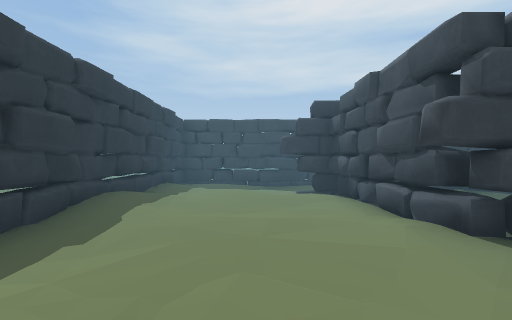
view 1 (above)

24 first-person views from a walk through a scene from a Unity 3-D project. The camera is 1.5 m above the floor, looks level and sees 85° across. Doors are open. The floor is counted in squares, 2 m on a side. Each view is taken from the middle of a square. On the plan, view 1 faces up. The plan holds only what a view shows up to about 10 squares ahead; the rest is blank. The place goes on beyond the plan. The player character is not drawn. Some surface patterns are stand-ins.

view 2
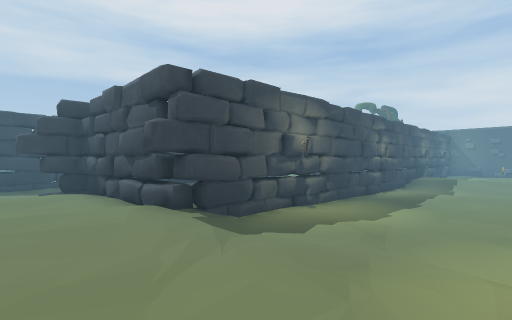

view 3
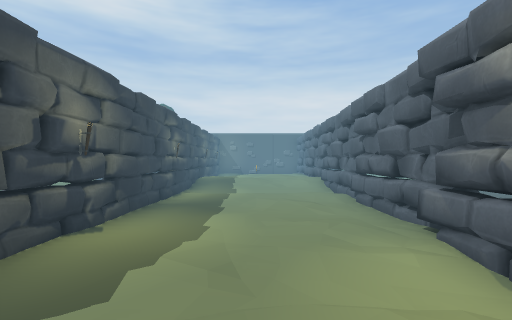

view 4
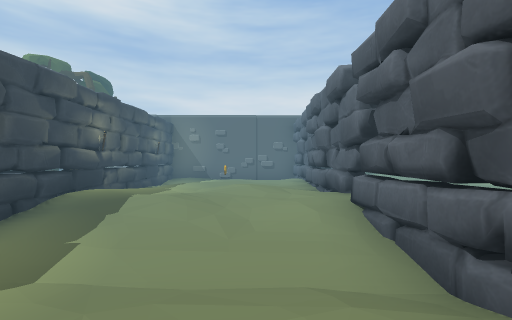

view 5
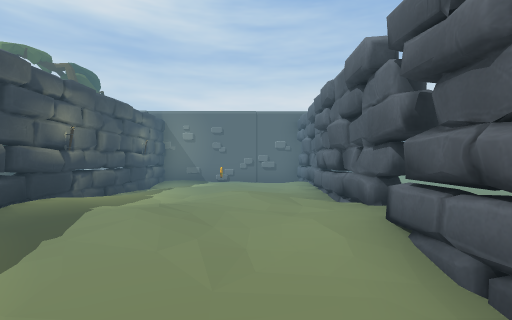

view 6
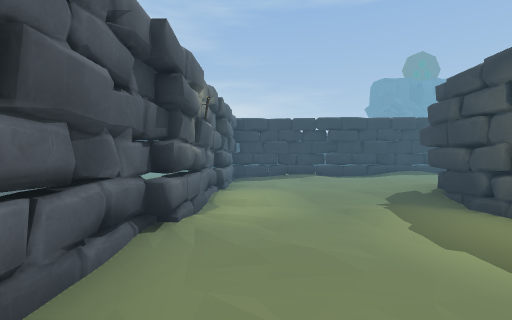

view 7
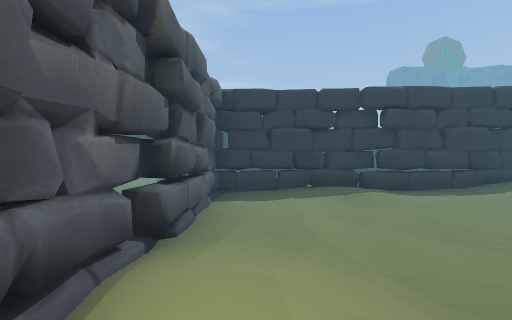

view 8
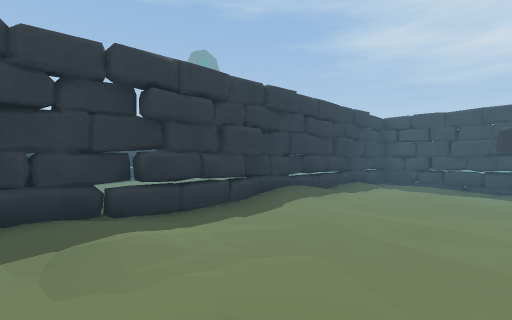

view 9
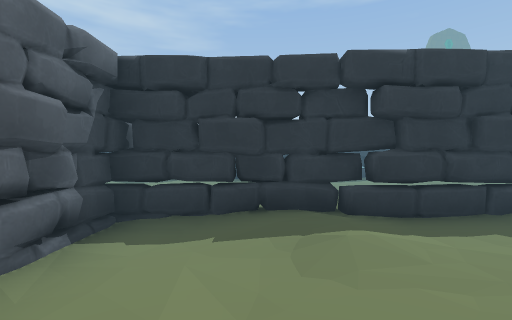

view 10
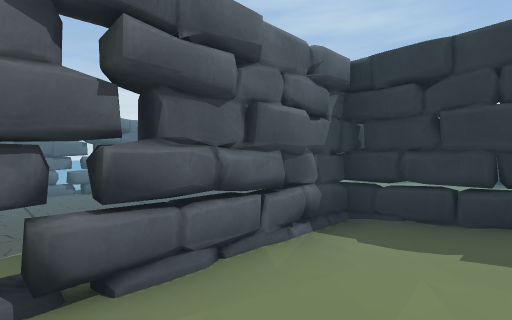

view 11
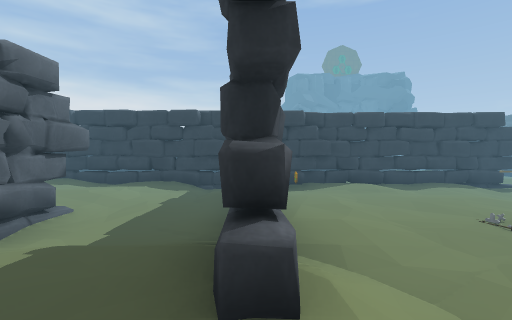

view 12
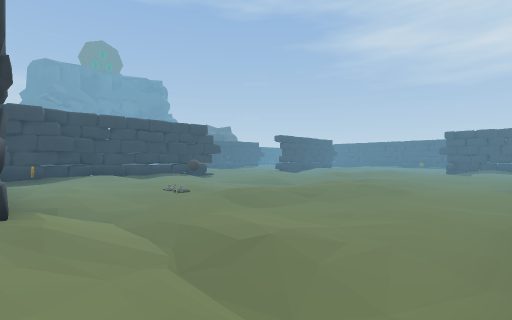

view 13
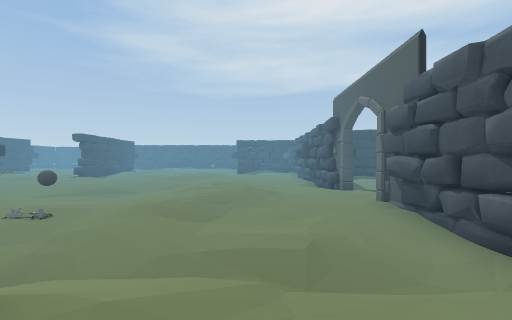

view 14
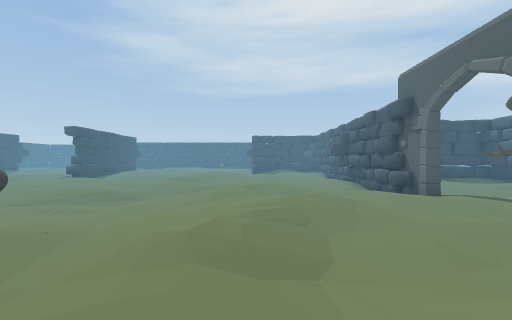

view 15
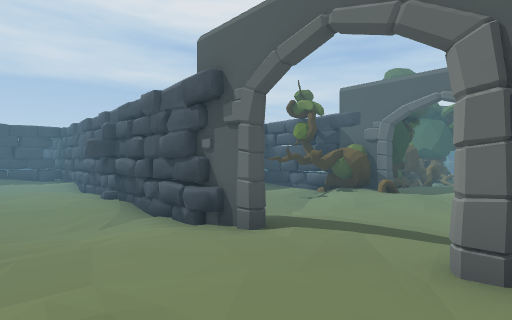

view 16
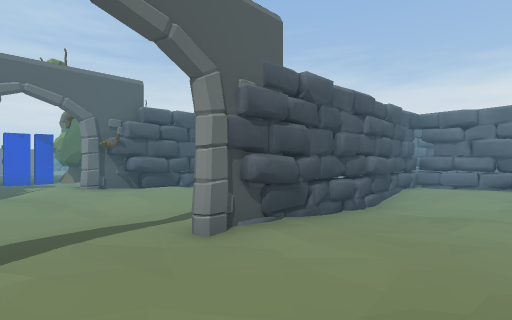

view 17
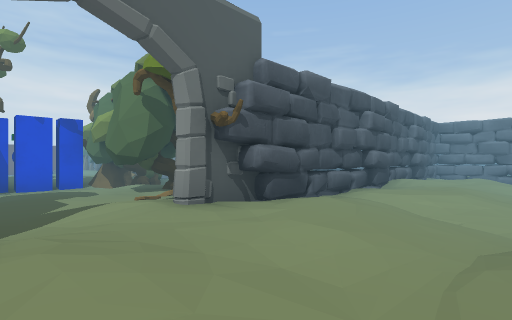

view 18
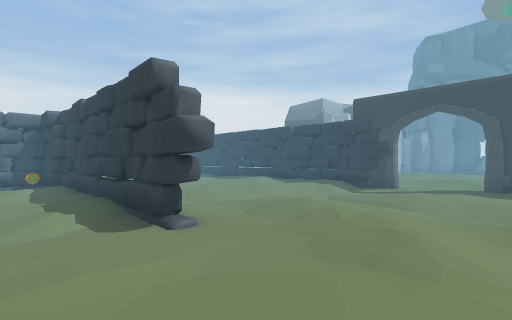

view 19
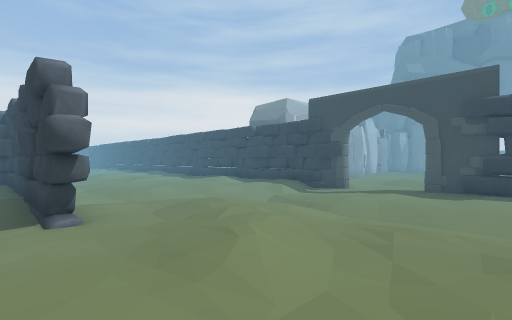

view 20
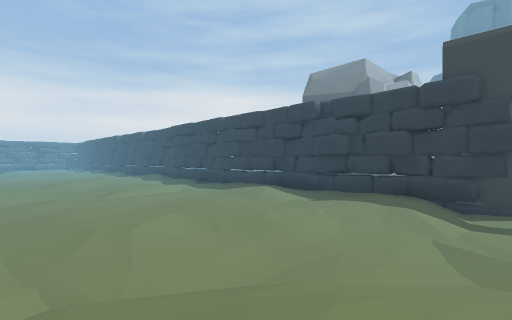

view 21
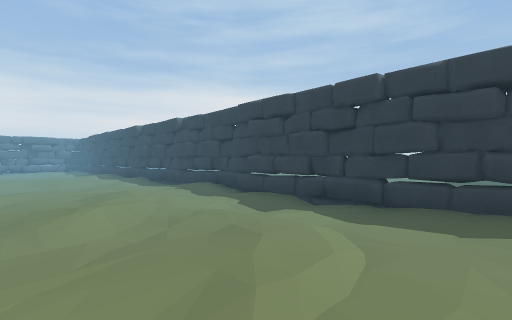

view 22
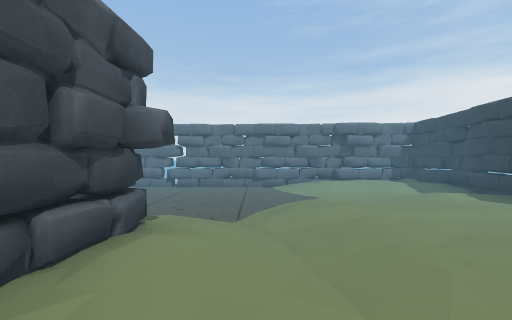

view 23
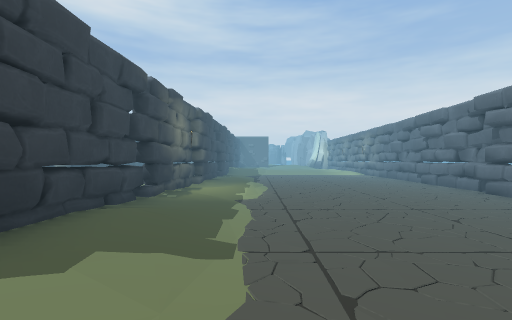

view 24
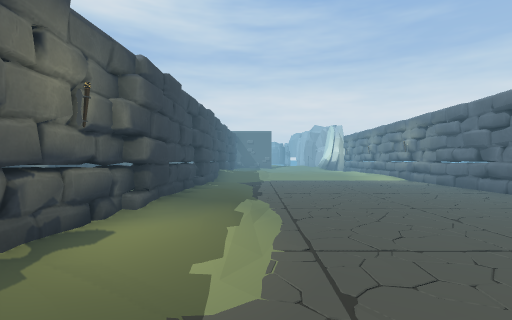

### Floor plan
Key: @ floor where view 1 was taken; # wall or solid block; . main floor; : floor 0.25 m higher than the main floor; - floor 0.25 m lower than the main floor; _ floor 0.5 m lower than the main floor; / step, stairs or slope; D open door; T tree; B grey ball; O other object.
Columns run from 12 left of view 1 to 19 right of it. Each row starts with its distance up from view 1.
 20    #..-::..   ::...#  ###
 19    #..-:......:....#  ..#
 18 ::D#..-.::.......-.##...#
 17 :.DD...::....-....--#/TT#    T
 16 ...#---:.#.../-.:..##_-T#TTTTT
 15    #.--..#-----.:..D.--DDD.T.T
 14    #..---#:.---.::.D.--DDD...-OO
 13   ##....-#....-::..#.-.:#.TT.TT:
 12    #:...-#:...B.:..##-.:#TTT.TTT
 11    #:...-#:........-#_-.#T   T
 10    #..:..#O....-----#-/:#
  9    #.::..#######:.--#-:.#
  8    #-:... #.---:....#-.:#    O
  7    #.::.. #..--.::..#-::#    O
  6   ##.:..: #::########.: #    O
  5   #:.:..  #:::#         #    TT
  4   #:....  #:::#         #    T
  3   ##....  #:::#-        #
  2    #.--   #:::#################
  1    #.---/##:....-----_-::..---#
  0    #...-.#:.@..------_-:....O #
 -1    #.:...#.....--------.::... #
 -2     ....-###########--./..#..-#
 -3     ....--..-------######  ####
 -4     ....________-_____-       #
 -5    #.---_______________
 -6   ##--_________________   ----
 -7   #..--________________   ----
 -8   ##...-_______________    --
 -9   #############________
-10               #########

Positions as (right, up) in squares from view 1, and headings:
1: (0, 0), facing up
2: (0, -1), facing up-right
3: (1, 0), facing right
4: (7, -1), facing right
5: (8, -1), facing right
6: (7, -1), facing left
7: (3, -1), facing left
8: (1, 0), facing up-left
9: (1, 0), facing left
10: (1, 0), facing down-left
11: (5, 9), facing left
12: (7, 9), facing up-left
13: (5, 8), facing up
14: (4, 10), facing up
15: (5, 13), facing up-right
16: (5, 15), facing down-right
17: (9, 15), facing down-right
18: (-1, 19), facing down-left
19: (-2, 20), facing down-left
20: (-4, 16), facing down-left
21: (-5, 11), facing down-left
22: (-4, 1), facing down
23: (-4, -4), facing right
24: (0, -4), facing right
